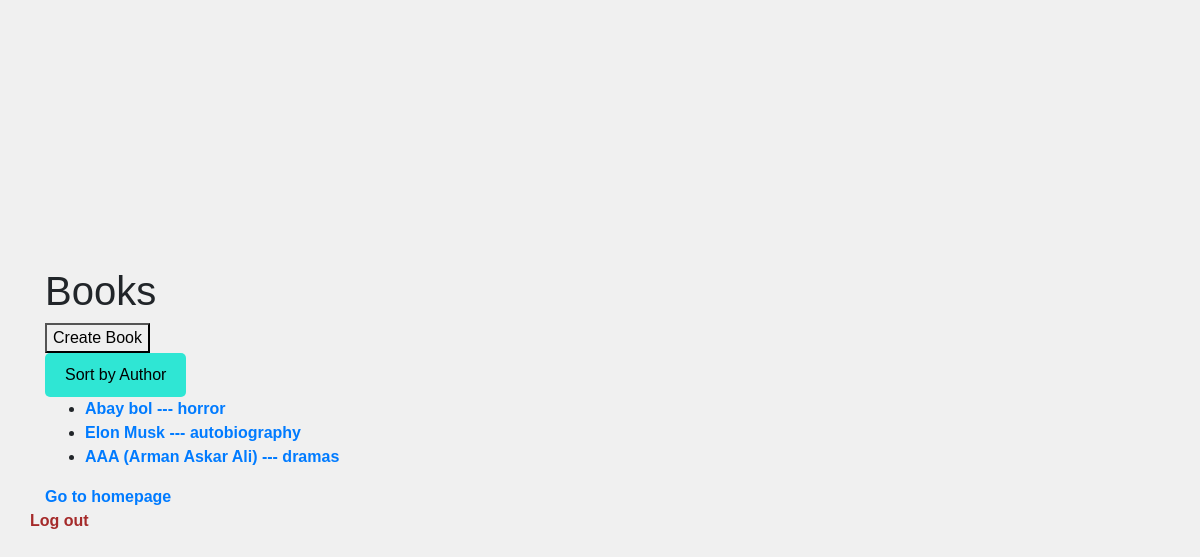
Before: /books/ (signed in) with the older database file.
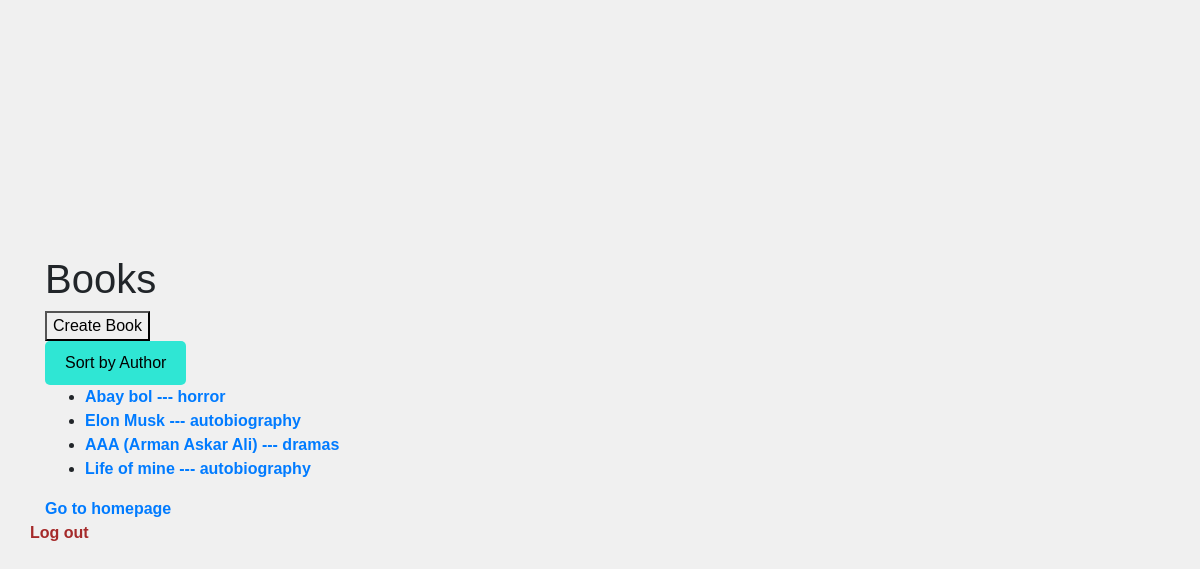
After: the same page with the newer database file.
### main/models.py (models this page shows, shortened)
class Book(models.Model):
  title = models.CharField(max_length=100)
  category = models.ForeignKey(Category, on_delete=models.CASCADE)
  author = models.ForeignKey(Author, on_delete=models.CASCADE)
  publication_date = models.DateField()
  objects = BookQuerySet().as_manager()

class Category(models.Model):
  name = models.CharField(max_length=100)
  objects = CategoryManager()
  class Meta:
    verbose_name_plural = 'categories'
  def __str__(self):
    return self.name

### main/views.py (the view, shortened to what this page needs)
# urls.py: path('books/', books, name='books'),
@decorators.login_required(login_url='login')
def books(request):
  if request.method == 'GET':
    sort_by = request.GET.get('sort_by')
    books = Book.objects
    if sort_by == 'author':
      books = books.order_by_author()
    else:
      books = books.all()
    return render(request, 'books.html', {'books': books})

### main/templates/books.html (shortened to what this page needs)
{% extends 'base.html' %} {% load custom_filter %} {% block content %}
<h1>Books</h1>
{% if request.user.is_staff %}
<form method="post" action="{% url 'books' %}">
  <button type="submit">Create Book</button>
</form>
{% endif %}
<form action="{% url 'books' %}" method="get">
  <button
    type="submit"
    name="sort_by"
    value="author"
    style="
      text-decoration: none;
      color: black;
      background-color: #2fe6d4;
      padding: 10px 20px;
      border-radius: 5px;
      margin-right: 10px;
      transition: background-color 0.3s ease;
      border: none;
    "
  >
    Sort by Author
  </button>
</form>
<ul>
  {% for book in books %}
  <li>
    <a href="{% url 'get_book' book.id %}">
      {{ book.title }} --- {{ book.category }}
    </a>
  </li>
  {% endfor %}
</ul>
<a href="{% url 'index' %}">Go to homepage</a>
{% endblock %}

### main/templates/base.html (shortened to what this page needs)
{% load custom_filter %}
<!DOCTYPE html>
<html lang="en">
  <head>
    <link
      rel="stylesheet"
      href="https://stackpath.bootstrapcdn.com/bootstrap/4.5.2/css/bootstrap.min.css"
    />
  </head>
  <body>
    <div class="container">
      <div class="row">
        <div class="col-md-12">{% block content %} {% endblock %}</div>
      </div>
      <div class="row">
        <a href="{% url 'logout' %}" class="logout">Log out</a>
      </div>
    </div>
  </body>
</html>

### main/templates/base.html (style rules this page uses)
body { font-family: Arial, sans-serif; background-color: #f0f0f0; margin: 0; padding: 0; display: flex; justify-content: center; align-items: center; height: 100vh; }
a { text-decoration: none; color: #007bff; font-weight: bold; }
.logout { color: brown; }

Changed rows visible on the page:
added Book: title "Life of mine", category "autobiography"
